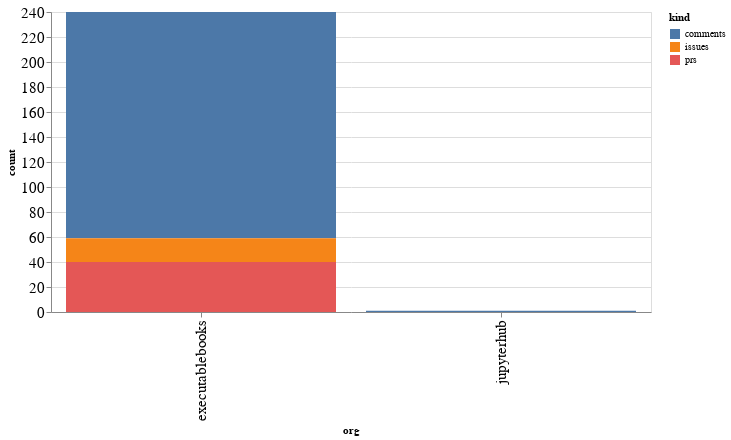

The notebook cell saved with this chart:
### Code cell
alt.Chart(org_summaries, width=600).mark_bar().encode(
    x='org',
    y='count',
    color='kind',
    tooltip="org"
)

### Figure 1 — Vega-Lite specification as saved in the notebook (floating-point values rounded to 4 significant figures)
{"config": {"axisLeft": {"labelFontSize": 15}, "axisBottom": {"labelFontSize": 15}}, "data": {"name": "data-391ff055e112147422eee12c53deb73d"}, "mark": "bar", "encoding": {"color": {"type": "nominal", "field": "kind"}, "tooltip": {"type": "nominal", "field": "org"}, "x": {"type": "nominal", "field": "org"}, "y": {"type": "quantitative", "field": "count"}}, "width": 600, "$schema": "https://vega.github.io/schema/vega-lite/v4.8.1.json", "datasets": {"data-391ff055e112147422eee12c53deb73d": [{"org": "executablebooks", "kind": "comments", "count": 181}, {"org": "executablebooks", "kind": "issues", "count": 19}, {"org": "executablebooks", "kind": "prs", "count": 40}, {"org": "jupyterhub", "kind": "comments", "count": 1}]}}
